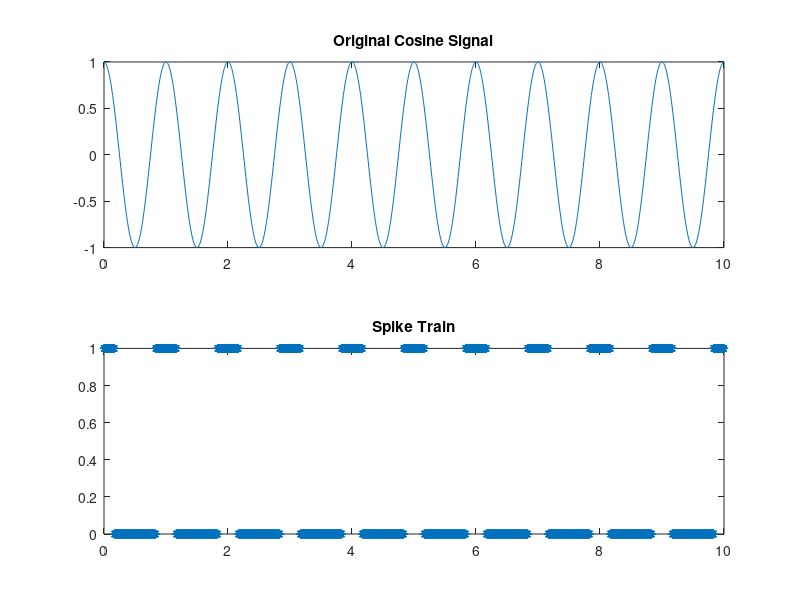

MATLAB code for this plot:
% Define the cosine signal
t = 0:0.01:10;
x = cos(2*pi*t);

% Define the sampling rate and threshold
Fs = 1000; % Hz
threshold = 0.5;

% Convert the continuous-time signal to a sampled signal
t_samples = 0:1/Fs:10;
x_samples = interp1(t, x, t_samples);

% Convert the sampled signal to a spike train
spike_train = zeros(size(x_samples));
spike_train(x_samples > threshold) = 1;

% Plot the original cosine signal and the spike train
figure;
subplot(2,1,1);
plot(t,x);
title('Original Cosine Signal');
subplot(2,1,2);
plot(t_samples,spike_train,'*');
title('Spike Train');